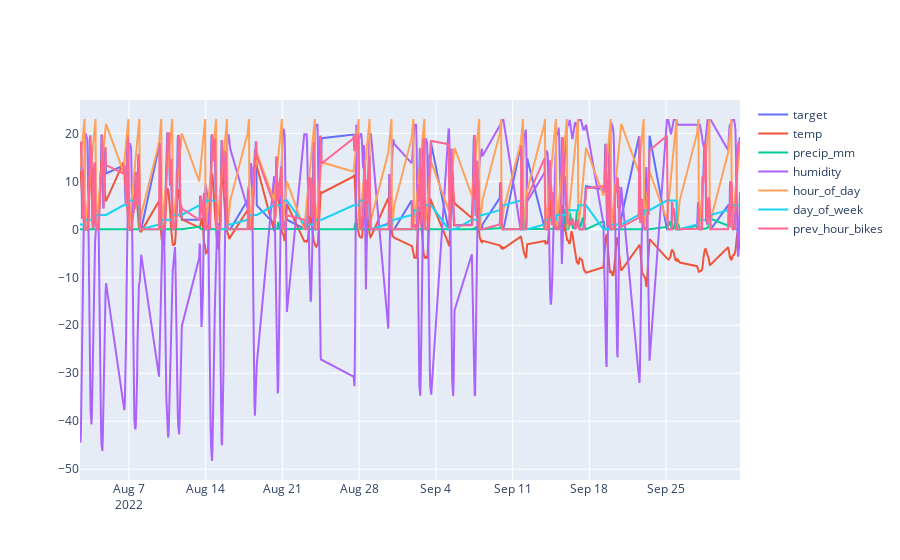

This figure's notebook cell:
### Code cell
date_time, x, y = load_bikes(predict_hour=1)

#plot using plotyly
import plotly.graph_objects as go
fig = go.Figure()
fig.add_trace(go.Scatter(x=date_time, y=y,
                    mode='lines',
                    name='target'))
#names     features = np.stack([temp, rain,precip_mm, clouds, weekday, hour_of_day,day_of_week,traffic_volume], axis=-1)
#temp,precip_mm,humidity, hour_of_day,day_of_week,traffic_volume
names = ["temp","precip_mm","humidity","hour_of_day","day_of_week","prev_hour_bikes"]
for i in range(0,x.shape[1]):
    fig.add_trace(go.Scatter(x=date_time, y=x[:,i],
                    mode='lines',
                    name=names[i]))
    


fig.show()


#plot coorelation beetwen target and features using plotly
df = pd.DataFrame(x, columns=names)
df["target"] = y
corr = df.corr()

plt.figure(figsize=(10,10))
sns.heatmap(corr, annot=True, cmap="coolwarm")

print(corr["target"].sort_values(ascending=False))

### Figure 1 — Plotly figure (JSON) as saved in the notebook; plotly's stock layout.template omitted (floating-point values rounded to 4 significant figures; data arrays with more than 128 entries replaced by an {"elided": "..."} marker saying what was removed)
{"data": [{"mode": "lines", "name": "target", "type": "scatter", "x": {"elided": "710 str values"}, "y": {"elided": "710 float values"}}, {"mode": "lines", "name": "temp", "type": "scatter", "x": {"elided": "710 str values"}, "y": {"elided": "710 float values"}}, {"mode": "lines", "name": "precip_mm", "type": "scatter", "x": {"elided": "710 str values"}, "y": {"elided": "710 float values"}}, {"mode": "lines", "name": "humidity", "type": "scatter", "x": {"elided": "710 str values"}, "y": {"elided": "710 float values"}}, {"mode": "lines", "name": "hour_of_day", "type": "scatter", "x": {"elided": "710 str values"}, "y": {"elided": "710 int values"}}, {"mode": "lines", "name": "day_of_week", "type": "scatter", "x": {"elided": "710 str values"}, "y": {"elided": "710 int values"}}, {"mode": "lines", "name": "prev_hour_bikes", "type": "scatter", "x": {"elided": "710 str values"}, "y": {"elided": "710 float values"}}], "layout": {}}
